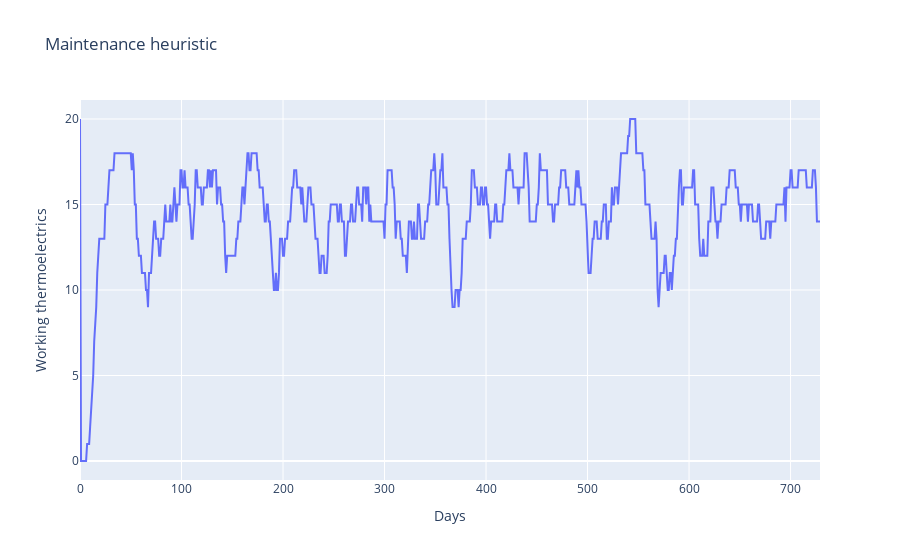
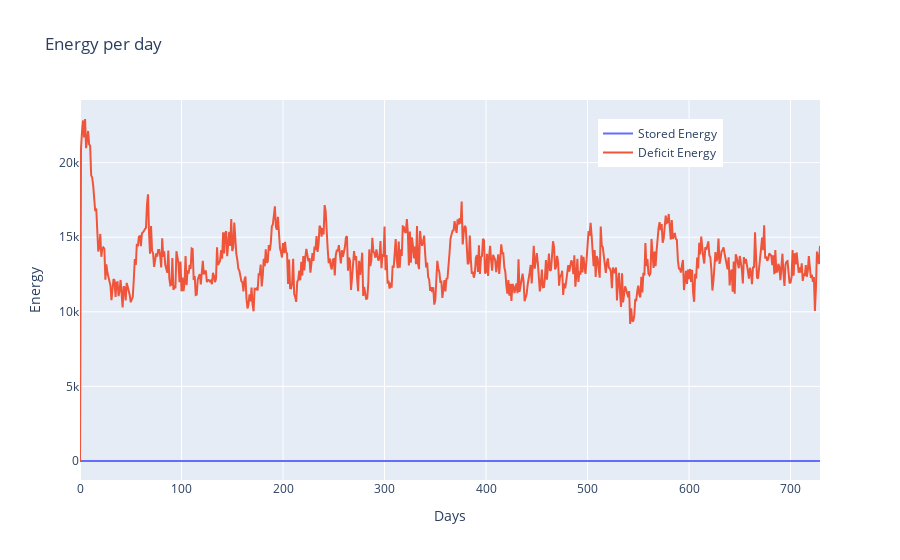

The cell these charts' notebook holds for them, in order:
### Code cell
tmp_thermoelectrics_maintenance = copy.deepcopy(thermoelectrics)
tmp_circuits_maintenance = copy.deepcopy(circuits)

average, _, _, _, _, _, _ = k_simulation(
    days, 20, 10, circuits_amount=len(tmp_circuits_maintenance)
)

# average *= 2

# A function for giving maintenance to a thermoelectric if it has been 
# working for the average thermoelectric worktime an if there is no thermoelectric receiving
# maintenance at the time
def give_maintenance_heuristic(
    current_day,
    stored_energy,
    circuits: "list[Circuit]",
    thermoelectrics: "list[ThermoElectric]",
    rotation: "RoundRobin",
):
    if stored_energy <= 1e-8:
        return

    if sum([thermoelectric.is_on_maintenance() for thermoelectric in thermoelectrics]) >= 1:
        return

    for thermoelectric in thermoelectrics:

        if not thermoelectric.is_working():
            continue
        last_repair = thermoelectric.get_last_repair_day()
        if current_day - last_repair >= average:
            thermoelectric.repair_and_replanificate(
                current_day,
                days,
                LogNormal(rnd.uniform(1.5, 2), rnd.uniform(0.2, 0.4)),
            )
            maintainance_thermoelectric = thermoelectric
            return


def empty_func(arg0, arg1, arg2, arg3, rg4):
    pass

# Running simulation with agent and Maintenance heuristic
(
    working_thermoelectrics_maintenance_heuristic,
    deficit_per_day_maintenance_heuristic,
    stored_per_day_maintenance_heuristic,
    circuits_maintenance_heuristic,
) = simulate(
    tmp_thermoelectrics_maintenance,
    days,
    Agent(
        give_maintenance_heuristic,
        empty_func,
    ),
    tmp_circuits_maintenance,
    stored_energy,
)
working_thermoelectrics_maintenance_heuristic = [
    sum(x) for x in working_thermoelectrics_maintenance_heuristic
]

fig_maintenance_heuristic = go.Figure()
fig_maintenance_heuristic.add_trace(
    go.Scatter(
        x=list(range(0, days)),
        y=working_thermoelectrics_maintenance_heuristic,
        mode="lines",
    )
)
fig_maintenance_heuristic.update_layout(
    title="Maintenance heuristic",
    xaxis_title="Days",
    yaxis_title="Working thermoelectrics",
)

fig_maintenance_heuristic.show()

fig_energy_deficit_and_stored_maintenance_heuristic = go.Figure()

fig_energy_deficit_and_stored_maintenance_heuristic.add_trace(
    go.Scatter(
        x=list(range(0, days)),
        y=stored_per_day_maintenance_heuristic,
        name="Stored Energy",
    )
)

fig_energy_deficit_and_stored_maintenance_heuristic.add_trace(
    go.Scatter(
        x=list(range(0, days)),
        y=deficit_per_day_maintenance_heuristic,
        name="Deficit Energy",
    )
)


fig_energy_deficit_and_stored_maintenance_heuristic.update_layout(
    title="Energy per day",
    xaxis_title="Days",
    yaxis_title="Energy",
    legend=dict(x=0.7, y=0.95),
    showlegend=True,
)

### Figure 1 — Plotly figure (JSON) as saved in the notebook; plotly's stock layout.template omitted (floating-point values rounded to 4 significant figures; data arrays with more than 128 entries replaced by an {"elided": "..."} marker saying what was removed)
{"data": [{"mode": "lines", "type": "scatter", "x": {"elided": "730 int values"}, "y": {"elided": "731 int values"}}], "layout": {"title": {"text": "Maintenance heuristic"}, "xaxis": {"title": {"text": "Days"}}, "yaxis": {"title": {"text": "Working thermoelectrics"}}}}

### Figure 2 — Plotly figure (JSON) as saved in the notebook; plotly's stock layout.template omitted (floating-point values rounded to 4 significant figures; data arrays with more than 128 entries replaced by an {"elided": "..."} marker saying what was removed)
{"data": [{"name": "Stored Energy", "type": "scatter", "x": {"elided": "730 int values"}, "y": {"elided": "731 int values"}}, {"name": "Deficit Energy", "type": "scatter", "x": {"elided": "730 int values"}, "y": {"elided": "731 float values"}}], "layout": {"legend": {"x": 0.7, "y": 0.95}, "showlegend": true, "title": {"text": "Energy per day"}, "xaxis": {"title": {"text": "Days"}}, "yaxis": {"title": {"text": "Energy"}}}}
